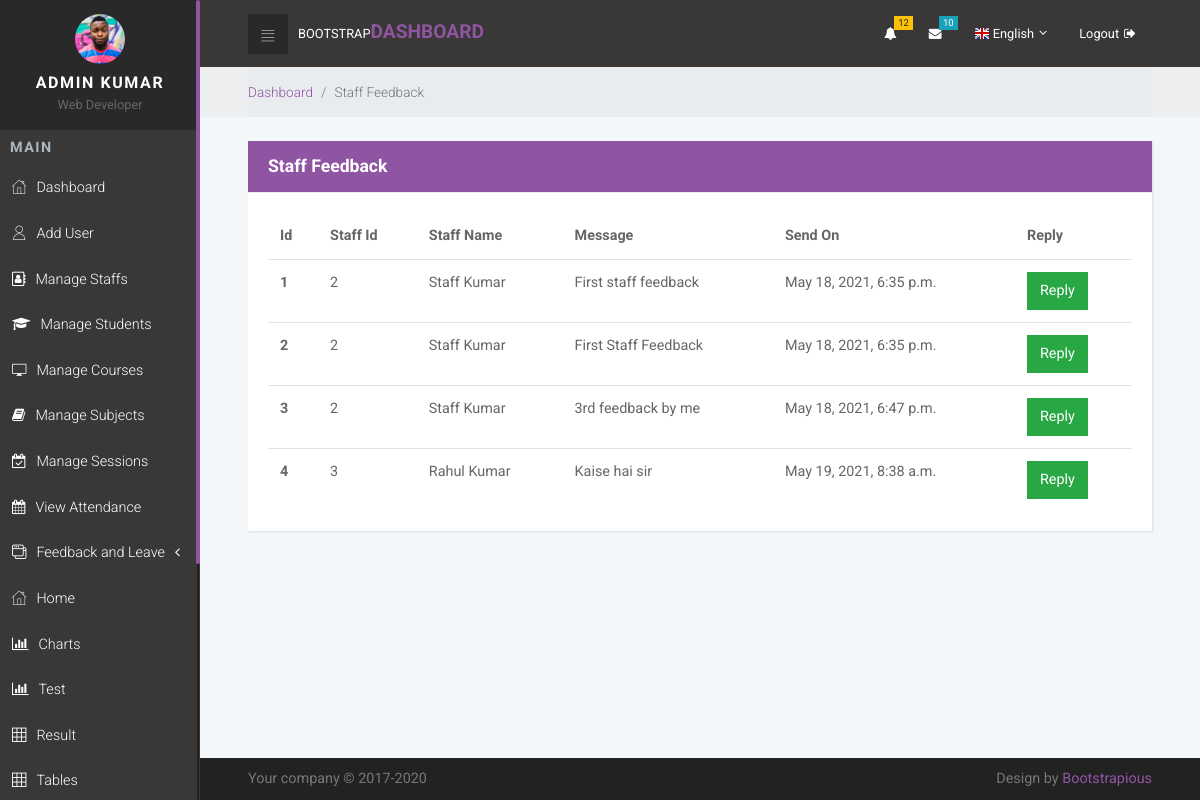
Before: /staff_feedback/ (signed in) with the older database file.
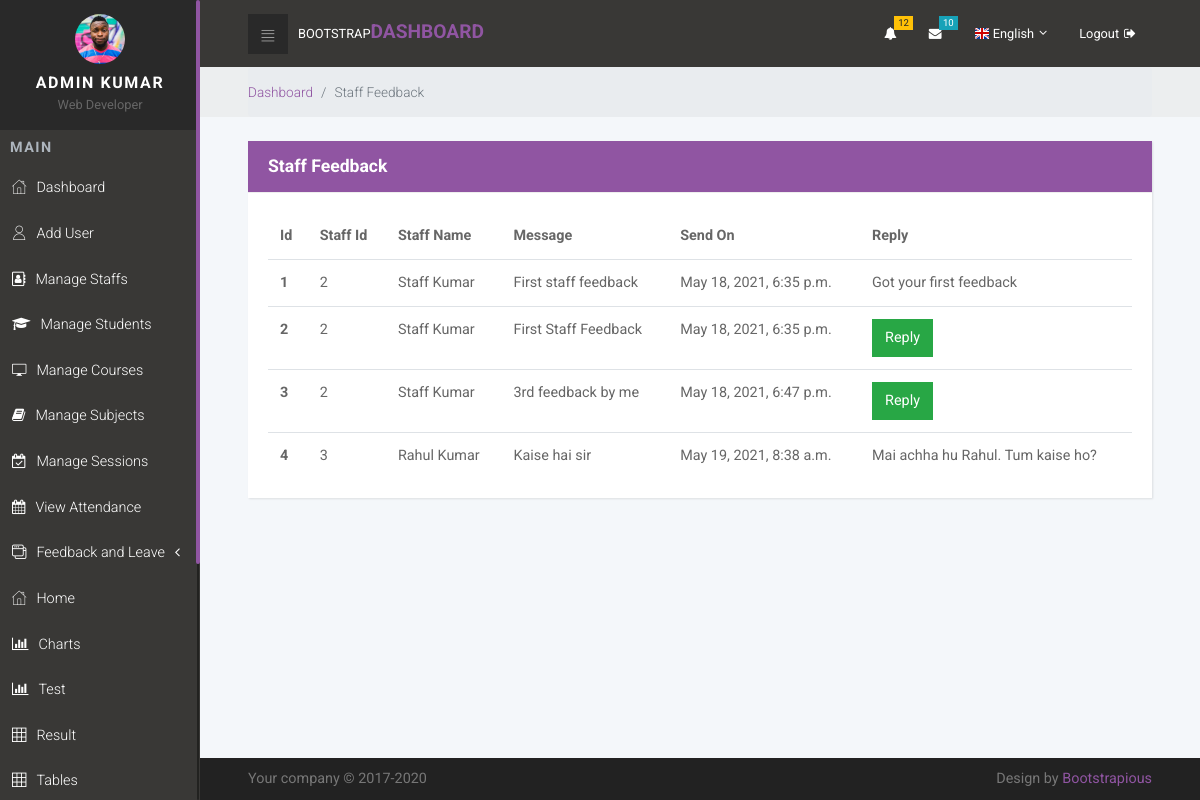
After: the same page with the newer database file.
### sms_app/models.py (models this page shows, shortened)
class Staffs_FeedBack(models.Model):
    id = models.AutoField(primary_key=True)
    staff_id = models.ForeignKey(Staff, on_delete=models.CASCADE)
    feedback = models.TextField()
    reply = models.TextField( null=True , blank=True )
    date_created = models.DateTimeField( auto_now_add=True )
    date_updated = models.DateTimeField( auto_now=True )

class Staff(models.Model):
    id = models.AutoField(primary_key = True)
    user = models.OneToOneField(User, on_delete = models.CASCADE)
    profile_pic = models.ImageField(default = "", null = True, blank = True)
    address = models.TextField(null = True)
    date_joined = models.DateField(auto_now_add = True)
    last_login = models.DateField(auto_now = True)

### accounts/decorators.py (the view, shortened to what this page needs)
        def wrapper_func(request, *args, **kwargs):
            group = None
            if request.user.groups.exists():
                group = request.user.groups.all()[0].name
            if group in allowed_roles:
                return view_func(request, *args, **kwargs)

### sms_app/HODviews.py (called while the page is built)
@login_required
@allowed_users(allowed_roles=['hod'])
def staff_feedback_view(request):
    staff_feedbacks = Staffs_FeedBack.objects.all()
    context = {
        'staff_feedbacks': staff_feedbacks
    }
    return render(request, 'HOD/staff_feedback.html', context)

### templates/HOD/staff_feedback.html (shortened to what this page needs)
{% extends 'HOD/base.html' %}
{% load static %}
{% block content %}
<div class="breadcrumb-holder">
    <div class="container-fluid">
      <ul class="breadcrumb">
        <li class="breadcrumb-item"><a href="{% url 'hod_dashboard' %}">Dashboard</a></li>
        <li class="breadcrumb-item active">Staff Feedback</li>
      </ul>
    </div>
</div>
<section>
    <div class="container-fluid">
        <br>
        <div class="row">
            <div class="col-lg-12">
              <div class="card">
                <div class="card-header back_color">
                    <h4 class="card-title ">Staff Feedback</h4>
                </div>
                <div class="card-body">
                  <div class="table-responsive">
                    <table class="table">
                      <thead>
                        <tr>
                          <th>Id</th>
                          <th>Staff Id</th>
                          <th>Staff Name</th>
                          <th>Message</th>
                          <th>Send On</th>
                          <th>Reply</th>
                        </tr>
                      </thead>
                      <tbody>
                        {% for feedback in staff_feedbacks %}
                        <tr>
                          <th scope="row">{{feedback.id}}</th>
                          <td>{{feedback.staff_id.id}}</td>
                          <td>{{feedback.staff_id.user.first_name}} {{feedback.staff_id.user.last_name}}</td>
                          <td>{{feedback.feedback}}</td>
                          <td>{{feedback.date_created}}</td>
                          <td>
                            {% if feedback.reply == "" %}
                            <button class="btn btn-success reply_open_modal" data-toggle="modal" data-target="#replyModal">Reply</button>
                            {% else %}
                            {{feedback.reply}}
                            {% endif %}
                          </td>
                        </tr>
                        {% endfor %}
                      </tbody>
                    </table>
                  </div>
                </div>
              </div>
            </div>
        </div>
    </div>
</section>
{% endblock %}

Changed rows visible on the page:
changed Staffs_FeedBack "First staff feedback": reply (not shown) → "Got your first feedback"; no longer shows "Reply"
changed Staffs_FeedBack "Kaise hai sir": reply (not shown) → "Mai achha hu Rahul. Tum kaise ho?"; no longer shows "Reply"
